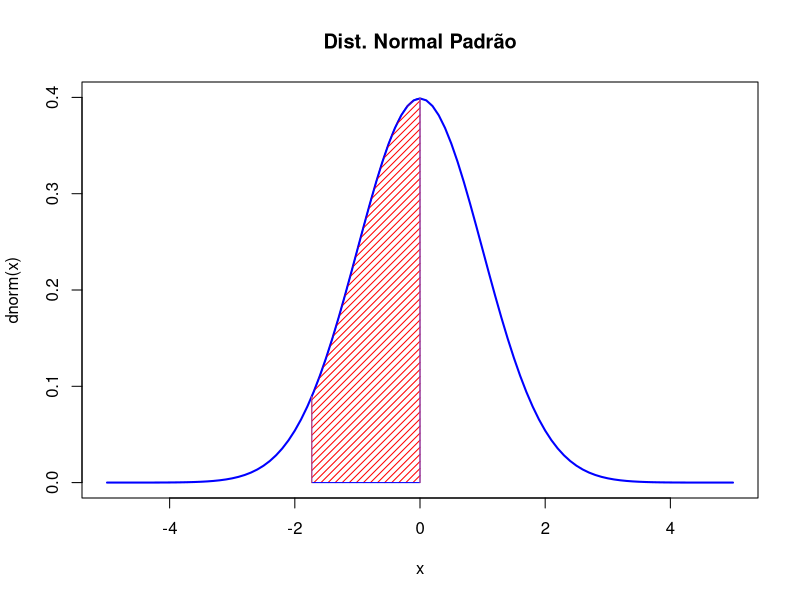
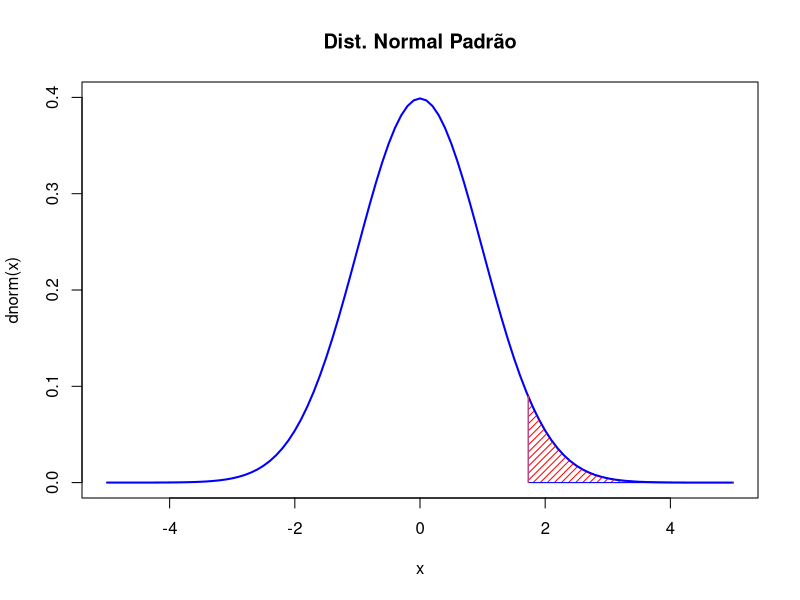
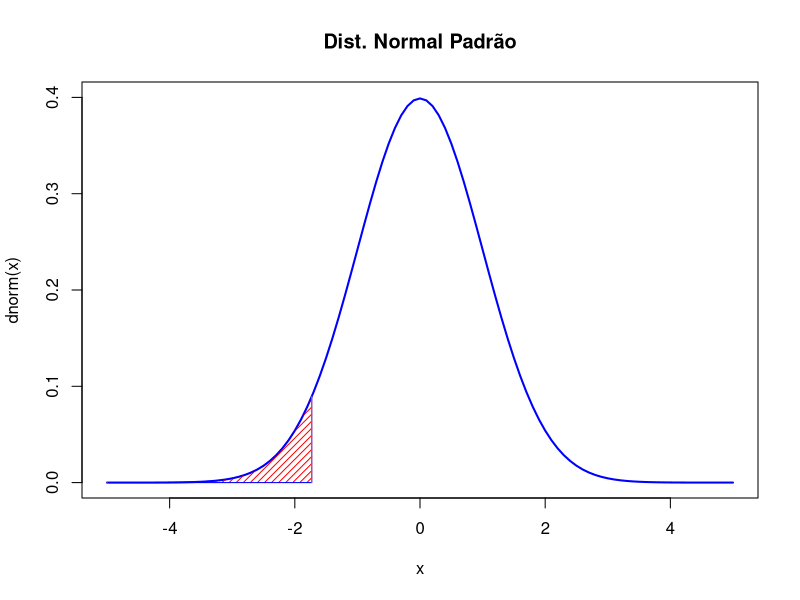
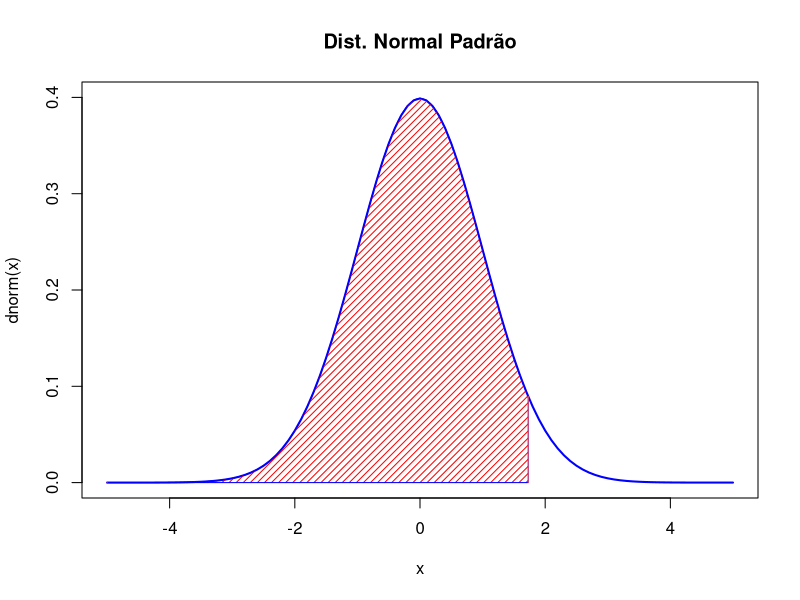
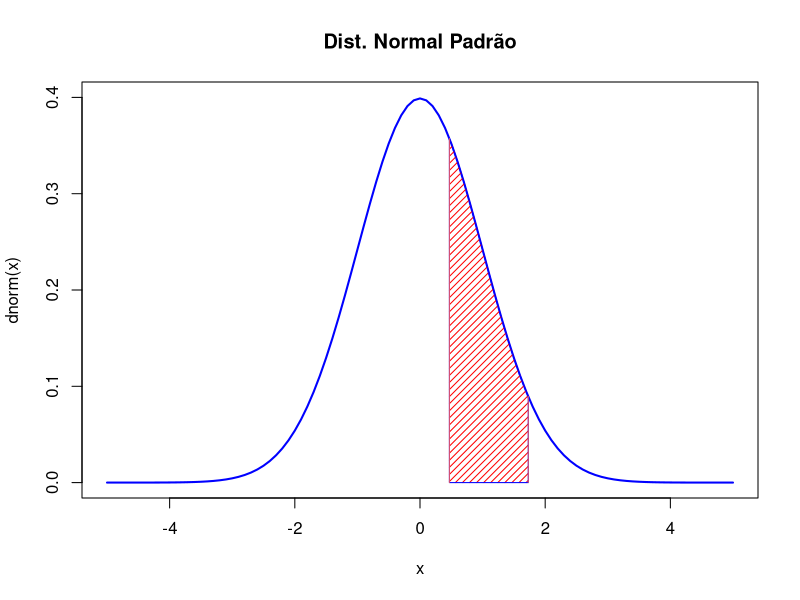
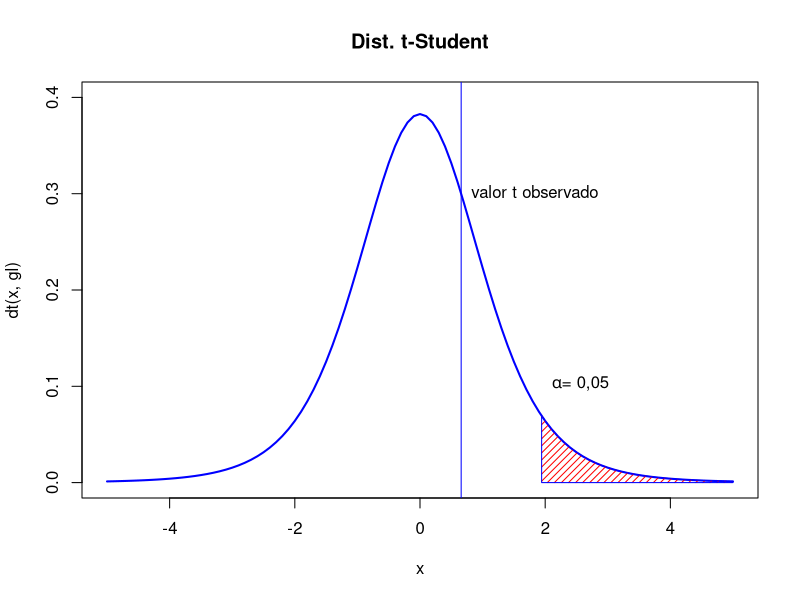

Here is the R script that generated these plots, in order:
## ---- chunk 1
knitr::opts_chunk$set(echo = TRUE)
## ---- chunk 2
library(tidyverse)
p = 1/2
q = 1 - p
n = 6
x = 0:n
prob = dbinom(x, n, p)
prob
tibble(x, prob)

#A) Qual a probabilidade de X ser exatamente 3 vezes 
dbinom(3,n,p)

#B) Qual a probabilidade de X ser no máximo 3 vezes
pbinom(3,n,p)

#C) Qual a probabilidade de X ser pelo menos 3 vezes 
1 - pbinom(2,n,p)

#D) Qual a probabilidade de X ser pelo menos 1 vez
1 - dbinom(0,n,p)

## ---- chunk 3
li = -1.73
ls = 0
curve(dnorm(x),-5,5,lwd=2,col="blue",ylim=c(0,0.4),
	main="Dist. Normal Padrão") 

polygon(c(li,seq(li,ls,0.001),ls),
	c(0,dnorm(seq(li,ls,0.001)),0),
	col = "red", border = "blue",density=20) 

lines(c(li,li),c(0,dnorm(li)),col=2)
lines(c(ls,ls),c(0,dnorm(ls)),col=2)
#a) P(-1.73 <ou= z <ou= 0)
0.5- pnorm(-1.73)
## ---- chunk 4
li = 1.73
ls = 5
curve(dnorm(x),-5,5,lwd=2,col="blue",ylim=c(0,0.4),
	main="Dist. Normal Padrão") 
polygon(c(li,seq(li,ls,0.001),ls),
	c(0,dnorm(seq(li,ls,0.001)),0),
	col = "red", border = "blue",density=20) 
lines(c(li,li),c(0,dnorm(li)),col=2)
lines(c(ls,ls),c(0,dnorm(ls)),col=2)

#b) P(Z >= 1,73)
1-pnorm(1.73)
## ---- chunk 5
li = -5
ls = -1.73
curve(dnorm(x),-5,5,lwd=2,col="blue",ylim=c(0,0.4),
	main="Dist. Normal Padrão") 
polygon(c(li,seq(li,ls,0.001),ls),
	c(0,dnorm(seq(li,ls,0.001)),0),
	col = "red", border = "blue",density=20) 
lines(c(li,li),c(0,dnorm(li)),col=2)
lines(c(ls,ls),c(0,dnorm(ls)),col=2)

#c) P(Z <= -1.73)
pnorm(-1.73)
## ---- chunk 6
li = -5
ls = 1.73
curve(dnorm(x),-5,5,lwd=2,col="blue",ylim=c(0,0.4),
	main="Dist. Normal Padrão") 
polygon(c(li,seq(li,ls,0.001),ls),
	c(0,dnorm(seq(li,ls,0.001)),0),
	col = "red", border = "blue",density=20) 
lines(c(li,li),c(0,dnorm(li)),col=2)
lines(c(ls,ls),c(0,dnorm(ls)),col=2)
#d) P(Z <ou= 1,73)
pnorm(1.73)
## ---- chunk 7
li = 0.47
ls = 1.73
curve(dnorm(x),-5,5,lwd=2,col="blue",ylim=c(0,0.4),
	main="Dist. Normal Padrão") 
polygon(c(li,seq(li,ls,0.001),ls),
	c(0,dnorm(seq(li,ls,0.001)),0),
	col = "red", border = "blue",density=20) 
lines(c(li,li),c(0,dnorm(li)),col=2)
lines(c(ls,ls),c(0,dnorm(ls)),col=2)
#e) 0.47 <ou= Z <ou 1.73)
pnorm(1.73)-pnorm(0.47)
## ---- chunk 8
y = c(160, 194, 174, 168, 184, 188, 185)
mean(y)
sd(y)
resultado <- t.test(y, alternative = "g", mu = 176)
resultado
## ---- chunk 9
gl = length(y) -1
li = qt(.95,gl)
ls = 5
curve(dt(x,gl),-5,5,lwd=2,col="blue",ylim=c(0,0.4),
	main="Dist. t-Student")
polygon(c(li,seq(li,ls,0.001),ls),
	c(0,dt(seq(li,ls,0.001),gl),0),
	col = "red", border = "blue",density=20) 
abline(v=resultado$statistic,col="blue")
text(
  x = resultado$statistic,
  y = 0.3,
  labels = "valor t observado",
  pos = 4
)
text(
  x = li,
  y = 0.1,
  labels = expression(paste(alpha,"= 0,05")),
  pos = 4
)
## ---- chunk 10
mean(y) + qt(1-0.025,6)*sd(y)/sqrt(6)
mean(y) - qt(1-0.025,6)*sd(y)/sqrt(6)
